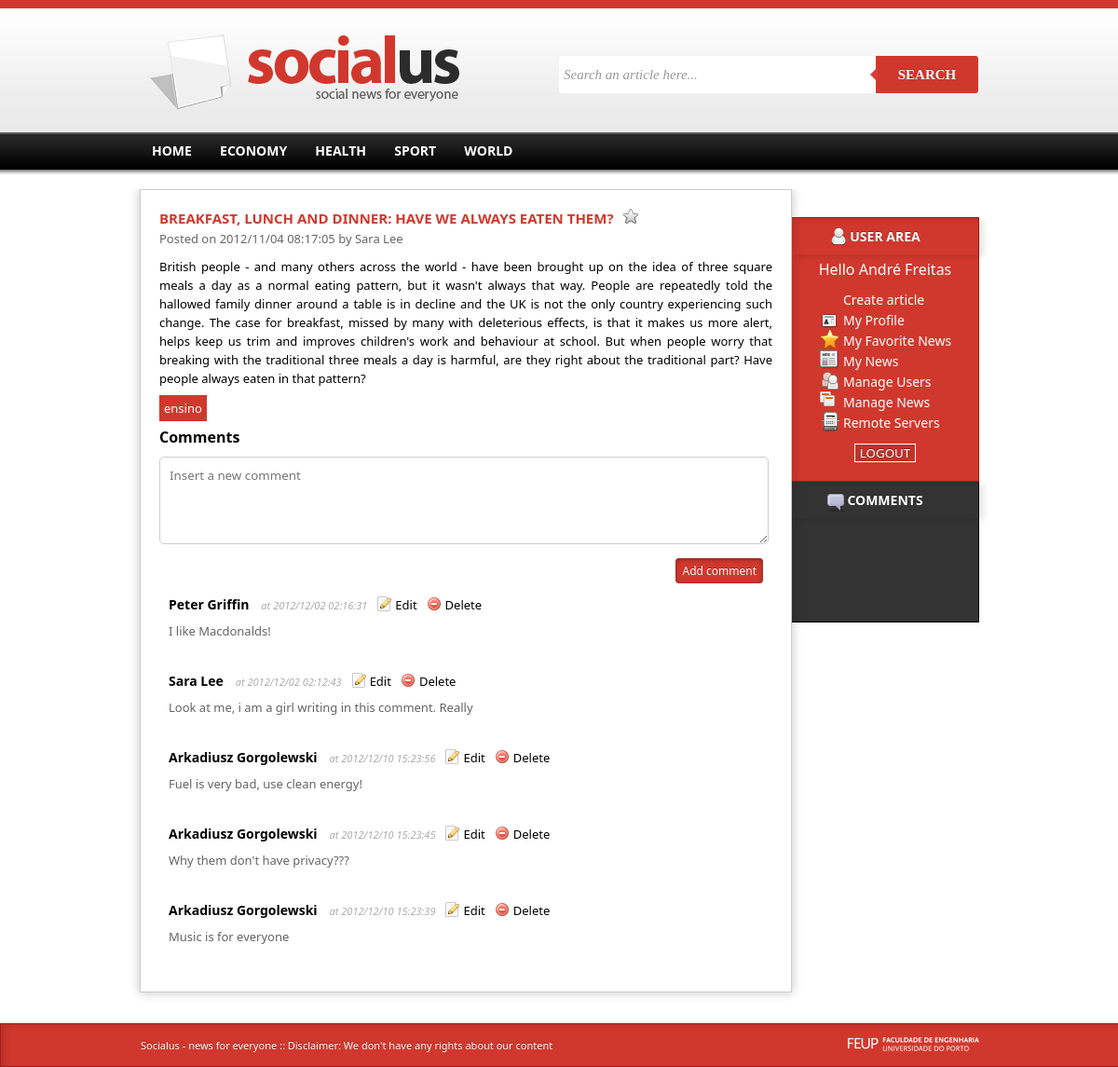
/article.php?url=breakfast-lunch-dinner (signed in), run on the app's committed database.
### tables this page shows
CREATE TABLE news(
	id integer primary key autoincrement,
	title text,
	thumbnail text,
	datePosted date,
	content text,
	userId integer,
	categoryId integer,
	url text,
	foreign key(userId) references user(id),
	foreign key(categoryId) references category(id)
);

CREATE TABLE user(
	id integer primary key autoincrement,
	name text,
	email text,
	password text,
	privilegeId integer,
	picture text,
	foreign key(privilegeId) references privilege(id)
);

CREATE TABLE comment(
	id integer primary key autoincrement,
	content text,
	datePosted date,
	userId integer,
	newsId integer,
	foreign key(userId) references user(id),
	foreign key(newsId) references news(id) 
);

### config.php (called while the page is built, shortened)
<?php
	$_database='server.db';
	$_siteurl='http://paginas.fe.up.pt/~ei10036/socialus';
?>

### datacontroller.php (called while the page is built, shortened)
<?php
include_once './config.php';
class DataController{
	protected $dataBase;
	public function __construct($dataBase,$_siteurl){
		$dbPath='sqlite:'.DBPATH.$dataBase;
		$this->dataBase = new PDO($dbPath);
	}
	public function getNewsAuthor($newsId){
		$authorid=$this->dataBase->query('SELECT userid FROM news where id='.$newsId);
		$authorid=$authorid->fetch(PDO::FETCH_ASSOC);
		$author=$this->dataBase->query('SELECT * from user where id='.$authorid['userId']);
		return $author->fetch(PDO::FETCH_ASSOC);
	}
	public function getNewsTags($newsId){
		$tagsIds=$this->dataBase->query('SELECT tagId FROM newsTag where newsId='.$newsId);
		$tagsIds=$tagsIds->fetchAll(PDO::FETCH_ASSOC);
		$tags=Array();
		foreach($tagsIds as $row){
			$tagsId=$row['tagId'];
			$tagName=$this->dataBase->query('SELECT name FROM tag where id='.$tagsId);
			$tagName=$tagName->fetch(PDO::FETCH_ASSOC);
			$tagName=$tagName['name'];
			$tags[]=$tagName;
		}
		return $tags;
	}
	public function getNewsByUrl($url){
		$news=$this->dataBase->query('SELECT * FROM news where url=\''.$url.'\'');
		$news=$news->fetch(PDO::FETCH_ASSOC);
		return $news;
	}
	public function userCan($privilegeid,$action){
		$actionid=$this->dataBase->query('select id from useraction where name=\''.$action.'\'');
		$actionid=$actionid->fetch(PDO::FETCH_ASSOC);
		$actionid=$actionid['id'];
		$can=$this->dataBase->query('select * from userActionPrivilege where privilegeId='.$privilegeid.' and userActionId='.$actionid);
		$can=$can->fetch(PDO::FETCH_ASSOC);
		return $can!=NULL;
	}
	function isfavorite($userid, $newsid){
		$favorite=$this->dataBase->query("select * from favorite where userid=".$userid." and newsid=".$newsid);
		$favorite=$favorite->fetch(PDO::FETCH_ASSOC);
		return $favorite!=NULL;
	}
	function getNewsComments($newsid){
		$comments=$this->dataBase->query("select * from comment where newsid=".$newsid);
		$comments=$comments->fetchAll(PDO::FETCH_ASSOC);
		return $comments;
	}
	function getCommentAuthor($id){
		$authorid=$this->dataBase->query('SELECT userid FROM comment where id='.$id);
		$authorid=$authorid->fetch(PDO::FETCH_ASSOC);
		$author=$this->dataBase->query('SELECT * from user where id='.$authorid['userId']);
		return $author->fetch(PDO::FETCH_ASSOC);
	}
};
$data=new DataController($_database,$_siteurl);
?>

### view.php (the view, shortened to what this page needs)
<?php
include_once  'datacontroller.php';
include_once 'config.php';
function printCategories($categories){
	foreach($categories as $row){
		echo "                    <li><a href=\"#\">".$row."</a></li>\n";
	}
}
		?>
		<?php
function printComments($newsid){
	global $data;
	$comments=$data->getNewsComments($newsid);
	$comments=array_reverse($comments);
	echo "<h4 class=\"commentstitle\">Comments</h4>";
	if($data->userCan($_SESSION['privilegeid'],"createComment")){
	echo "<form><textarea rows=\"4\" cols=\"50\" placeholder=\"Insert a new comment\" class=\"newcomment\" name=\"content\">";
    echo "</textarea>";
    echo "<button type=\"button\" class=\"addcommentbt\" onclick=\"addComment(this,".$newsid.",".$_SESSION['user']['id'].",'".$_SESSION['user']['name']."')\"> Add comment </button></form>";
	}
	$newsauthor=$data->getNewsAuthor($newsid);
    echo "<div class=\"commentslist\">\n";
	foreach($comments as $row){
		$datetime= new DateTime($row['datePosted']);
		$author=$data->getCommentAuthor($row['id']);
		echo "<div class=\"commenti\">";
		echo "<span class=\"commentauthor\">".$author['name']."</span>";
		echo "<span class=\"commentdate\"> at ".$datetime->format('Y/m/d H:i:s')."</span>";
		if(isset($_SESSION['user']) and ($data->userCan($_SESSION['privilegeid'],"editAllComments") or $_SESSION['user']['id']==$author['id'] or $_SESSION['user']['id']==$newsauthor['id'])){
		echo "<span class=\"editcomment\" onclick=\"editComment(this,".$row['id'].")\">Edit</span>";
		echo "<span class=\"deletecomment\" onclick=\"deleteComment(this,".$row['id'].")\">Delete</span><br/>";
		}
		echo "<div class=\"commentcont\">".$row['content']."</div>";
		echo "</div>";
	}
	echo "</div>";
}
?>

### article.php (shortened to what this page needs)
<!DOCTYPE html>
<html>
    <head>
        <?php
            include_once  'view.php';
            $news=$data->getNewsByUrl($_GET['url']);
            include_once 'head.php';
        ?>
    </head>
    <body>
        <?php include_once 'header.php'; ?>
        <?php include_once 'menu.php'; ?>
        <div id="main">
        	<div class="container">
            	<div class="news">
                    <div class="article">
    				<?php
    					echo "<h1>".$news['title'];
                        if(isset($_SESSION['user']['id'])){
                        echo "<img src=\"imgs/favorite";
                        if($data->isfavorite($_SESSION['user']['id'], $news['id']))
                            echo "yes";
                        else echo "no";
                        echo ".png\" class=\"favoriteicon\" onclick=\"favoriteNews(this,".$_SESSION['user']['id'].",".$news['id'].")\">";
                        }
                        echo "</h1>";
    					$datetime= new DateTime($news['datePosted']);
    					$author= $data->getNewsAuthor($news['id']);
    					echo "<span class=\"info\"> Posted on ".$datetime->format('Y/m/d H:i:s')." by ".$author['name']."</span>";
    					echo "<div class=\"entry\"> ".$news['content']."</div>";
    					$tags=$data->getNewsTags($news['id']);
    					echo "<div class=\"alltags\">";
    					foreach($tags as $tag){
    						echo "<span class=\"tagbox\">".$tag."</span> ";
    					}
    					echo "</div>";
                        printComments($news['id']);
    				?>
    				</div>
                </div>
                <div class="sidebar">
                	<?php include_once 'userbox.php'; ?>
                    <?php include_once 'commentsbox.php'; ?>
                </div>
            </div>
        </div>
        <?php include_once 'footer.php'; ?>
    </body>
</html>

### css/template.css (style rules this page uses)
* { margin:0; padding:0; font-family: "Segoe UI"; }
#menu li { display:inline; text-transform:uppercase; font-weight:bold; font-size:14px; background-position: 0px 1px; padding-left:5px; padding-right:5px; }
#menu li a:link, a:visited { color:#ffffff; text-decoration:none; padding:3px 8px 3px 8px; }
.container { margin:0 auto; width:900px; }
#main { margin-top:15px; overflow:auto; margin-bottom:20px; }
.news { margin:0 auto; float:left; width: 698px; min-height:500px; border:solid 1px #CCC; box-shadow: 0px 0px 10px 1px rgba(0, 0, 0, .2); padding-bottom:20px; margin-bottom:80px; }
.sidebar { margin:0 auto; float:left; width: 200px; min-height:500px; padding-top:30px; }
.article { padding:20px; }
.article h1 { color:#d1382d; text-transform:uppercase; font-size:15px; font-weight:bold; }
.article .info { font-size:13px; color:#666; }
.article .entry { font-size:13px; margin-top:10px; text-align:justify; line-height:20px; }
.tagbox { font-size:13px; color:#fff; background:#d1382d; padding:5px; margin-right:5px; }
.alltags { margin-top:10px; }
html, body { height: 100%; }
.favoriteicon { margin-left: 10px; }
.commentstitle { margin-top:10px; margin-bottom:10px; }
.commenti { font-size:13px; margin:15px 0px 0px 0px; padding:10px; }
.commenti .commentauthor { font-size:14px; font-weight:bold; }
.commenti .commentdate { font-size:11px; color:#acacac; margin-left:10px; font-style:italic; }
.commenti .commentcont { color:#646464; padding-top:10px; }
.newcomment { padding:10px; border-radius:5px; border:solid 1px #ccc; width:96%; }
.addcommentbt { border-radius:4px; background:#d1382d; padding:5px 7px 5px 7px; color:#fff; border:none; font-size:12px; text-shadow: 0 -1px 0 rgba(0, 0 ,0, .3); box-shadow: 0 1px 5px rgba(0,0,0,.4) inset; float:right; margin-top:10px; margin-right:10px; }
.commentslist { margin-top:40px; }
.editcomment { background:url(../imgs/edit.png) no-repeat; padding-left:20px; margin-left:10px; }
.deletecomment { background:url(../imgs/delete.png) no-repeat; padding-left:20px; margin-left:10px; }

### data on the page
news: title "BREAKFAST, LUNCH AND DINNER: HAVE WE ALWAYS EATEN THEM?", datePosted "2012/11/04 08:17:05", content "British people - and many others across the world - have been brought up on the idea of three square meals a day as a normal eating pattern, but it wasn't always that way. People are repeatedly told the hallowed family dinner around a table is in decline and the UK is not the only country experiencing such change. The case for breakfast, missed by many with deleterious effects, is that it makes us more alert, helps keep us trim and improves children's work and behaviour at school. But when people worry that breaking with the traditional three meals a day is harmful, are they right about the traditional part? Have people always eaten in that pattern?"
user: name "Sara Lee"
comment: userId.name "Peter Griffin", datePosted "2012/12/02 02:16:31", content "I like Macdonalds!"
comment: userId.name "Sara Lee", datePosted "2012/12/02 02:12:43", content "Look at me, i am a girl writing in this comment. Really"
comment: userId.name "Arkadiusz Gorgolewski", datePosted "2012/12/10 15:23:56", content "Fuel is very bad, use clean energy!"
comment: userId.name "Arkadiusz Gorgolewski", datePosted "2012/12/10 15:23:45", content "Why them don't have privacy???"
comment: userId.name "Arkadiusz Gorgolewski", datePosted "2012/12/10 15:23:39", content "Music is for everyone"

### other printed values
$row "ECONOMY"
$row "HEALTH"
$row "SPORT"
$row "WORLD"
$tag "ensino"
$_SESSION['user']['name'] "André Freitas"
